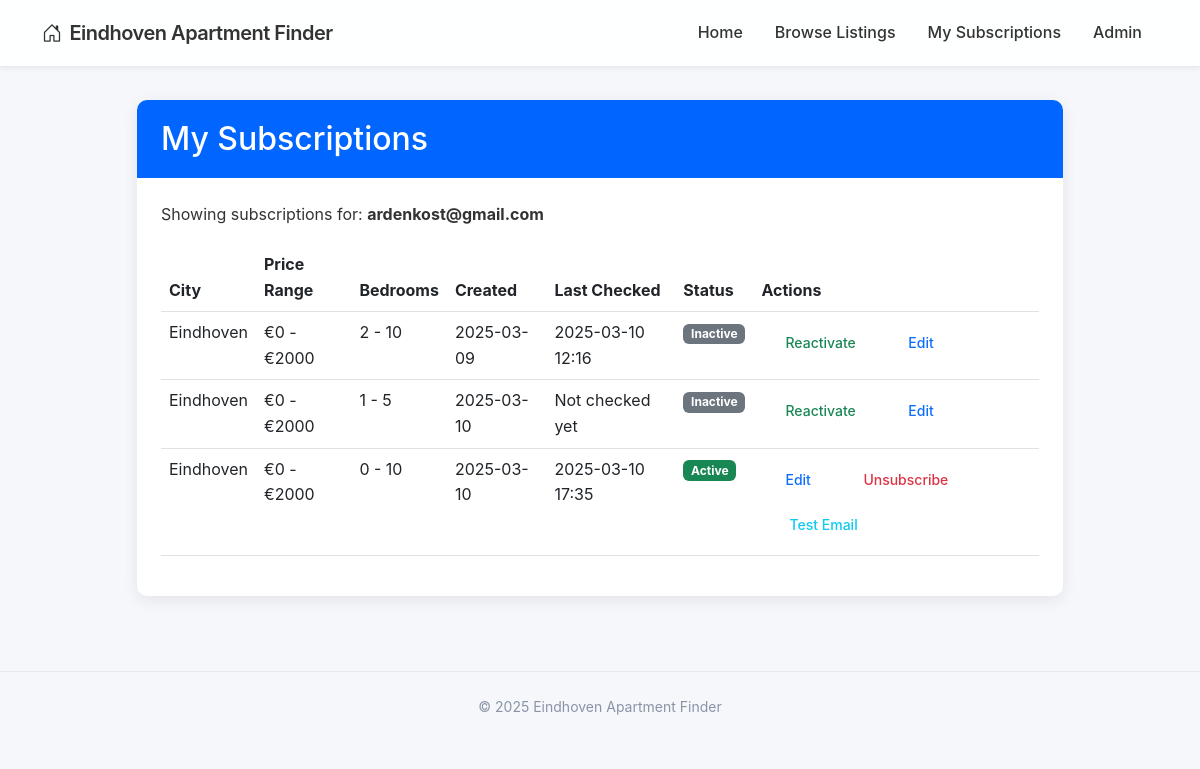
/subscriptions?email=ardenkost@gmail.com, run on the app's committed database.
### app/models.py (models this page shows, shortened)
class User(db.Model):
    id = db.Column(db.Integer, primary_key=True)
    email = db.Column(db.String(120), index=True, unique=True, nullable=False)
    created_at = db.Column(db.DateTime, default=datetime.utcnow)
    subscriptions = db.relationship('Subscription', backref='user', lazy='dynamic')

class Subscription(db.Model):
    id = db.Column(db.Integer, primary_key=True)
    min_price = db.Column(db.Integer, default=0)
    max_price = db.Column(db.Integer, default=5000)
    min_bedrooms = db.Column(db.Integer, default=0)
    max_bedrooms = db.Column(db.Integer, default=10)
    active = db.Column(db.Boolean, default=True)
    created_at = db.Column(db.DateTime, default=datetime.utcnow)
    last_checked = db.Column(db.DateTime, nullable=True)
    user_id = db.Column(db.Integer, db.ForeignKey('user.id'), nullable=False)
    city_id = db.Column(db.Integer, db.ForeignKey('city.id'), nullable=False)
    listings = db.relationship('Listing', backref='subscription', lazy='dynamic')

class City(db.Model):
    id = db.Column(db.Integer, primary_key=True)
    name = db.Column(db.String(50), nullable=False, unique=True)
    url_name = db.Column(db.String(50), nullable=False, unique=True)  # For use in URLs
    base_url = db.Column(db.String(200), nullable=False)  # Base URL for scraping
    active = db.Column(db.Boolean, default=True)
    created_at = db.Column(db.DateTime, default=datetime.utcnow)
    subscriptions = db.relationship('Subscription', backref='city', lazy='dynamic')
    listings = db.relationship('Listing', backref='city', lazy='dynamic')

### app/routes.py (the view)
@main_bp.route('/subscriptions')
def subscriptions():
    email = request.args.get('email', '')
    if not email:
        return render_template('subscriptions.html', subscriptions=None)
    user = User.query.filter_by(email=email).first()
    if not user:
        flash('No subscriptions found for this email.', 'info')
        return render_template('subscriptions.html', subscriptions=None)
    return render_template('subscriptions.html', subscriptions=user.subscriptions,
                          email=email, City=City)

### app/routes.py (called while the page is built)
@main_bp.before_request
def before_request():
    g.now = datetime.now()

### app/templates/subscriptions.html (shortened to what this page needs)
{% extends "base.html" %}
{% block content %}
<div class="row justify-content-center">
    <div class="col-md-10">
        <div class="card">
            <div class="card-header bg-primary text-white">
                <h2 class="mb-0">My Subscriptions</h2>
            </div>
            <div class="card-body">
                {% if not email %}
                    <div class="alert alert-info">
                        Please enter your email to view your subscriptions.
                    </div>
                    <form action="{{ url_for('main.subscriptions') }}" method="GET">
                        <div class="input-group mb-3">
                            <input type="email" name="email" class="form-control" placeholder="Enter your email">
                            <button type="submit" class="btn btn-primary">Search</button>
                        </div>
                    </form>
                {% else %}
                    <p>Showing subscriptions for: <strong>{{ email }}</strong></p>
                    <div class="table-responsive">
                        <table class="table table-hover">
                            <thead>
                                <tr>
                                    <th>City</th>
                                    <th>Price Range</th>
                                    <th>Bedrooms</th>
                                    <th>Created</th>
                                    <th>Last Checked</th>
                                    <th>Status</th>
                                    <th>Actions</th>
                                </tr>
                            </thead>
                            <tbody>
                                {% for sub in subscriptions %}
                                <tr>
                                    <td>{{ sub.city.name }}</td>
                                    <td>€{{ sub.min_price }} - €{{ sub.max_price }}</td>
                                    <td>{{ sub.min_bedrooms }} - {{ sub.max_bedrooms }}</td>
                                    <td>{{ sub.created_at.strftime('%Y-%m-%d') }}</td>
                                    <td>
                                        {% if sub.last_checked %}
                                            {{ sub.last_checked.strftime('%Y-%m-%d %H:%M') }}
                                        {% else %}
                                            Not checked yet
                                        {% endif %}
                                    </td>
                                    <td>
                                        {% if sub.active %}
                                            <span class="badge bg-success">Active</span>
                                        {% else %}
                                            <span class="badge bg-secondary">Inactive</span>
                                        {% endif %}
                                    </td>
                                    <td>
                                        {% if sub.active %}
                                            <a href="{{ url_for('main.edit_subscription', sub_id=sub.id) }}" class="btn btn-sm btn-outline-primary">Edit</a>
                                            <a href="{{ url_for('main.unsubscribe', sub_id=sub.id) }}" class="btn btn-sm btn-outline-danger">Unsubscribe</a>
                                            <a href="{{ url_for('main.test_email', sub_id=sub.id) }}?email={{ email }}" class="btn btn-sm btn-outline-info ms-1">Test Email</a>
                                        {% else %}
                                            <a href="{{ url_for('main.reactivate', sub_id=sub.id) }}" class="btn btn-sm btn-outline-success">Reactivate</a>
                                            <a href="{{ url_for('main.edit_subscription', sub_id=sub.id) }}" class="btn btn-sm btn-outline-primary">Edit</a>
                                        {% endif %}
                                    </td>
                                </tr>
                                {% endfor %}
                            </tbody>
                        </table>
                    </div>
                {% endif %}
            </div>
        </div>
    </div>
</div>
{% endblock %}

### app/static/css/main.css (style rules this page uses)
:root { --primary-color: #0066ff; --primary-hover: #0052cc; --background-color: #f5f7fa; --card-color: #ffffff; --text-color: #333333; --muted-color: #8a94a6; --border-color: #e5e9f2; --success-color: #00c853; --error-color: #ff3b30; --shadow-sm: 0 2px 5px rgba(0, 0, 0, 0.05); --shadow-md: 0 4px 15px rgba(0, 0, 0, 0.08); --radius-sm: 6px; --radius-md: 10px; --radius-lg: 20px; --transition: all 0.2s ease; }
body { font-family: -apple-system, BlinkMacSystemFont, 'Segoe UI', Roboto, Helvetica, Arial, sans-serif; background-color: var(--background-color); color: var(--text-color); line-height: 1.6; -webkit-font-smoothing: antialiased; }
.card { border: none; border-radius: var(--radius-md); box-shadow: var(--shadow-md); transition: var(--transition); margin-bottom: 25px; overflow: hidden; background-color: var(--card-color); }
.card-header { background-color: var(--card-color); border-bottom: 1px solid var(--border-color); padding: 20px 24px; font-weight: 600; font-size: 18px; }
.card-header.bg-primary { background-color: var(--primary-color) !important; color: white; border-bottom: none; }
.card-body { padding: 24px; }
.btn { border-radius: var(--radius-lg); padding: 12px 24px; font-weight: 500; transition: var(--transition); border: none; }

### data on the page
User: email "ardenkost@gmail.com"
Subscription: city.name "Eindhoven", min_price "0", max_price "2000", min_bedrooms "2", max_bedrooms "10", created_at "2025-03-09", last_checked "2025-03-10 12:16", active "Inactive"
Subscription: city.name "Eindhoven", min_price "0", max_price "2000", min_bedrooms "1", max_bedrooms "5", created_at "2025-03-10", shows "Not checked yet", active "Inactive"
Subscription: city.name "Eindhoven", min_price "0", max_price "2000", min_bedrooms "0", max_bedrooms "10", created_at "2025-03-10", last_checked "2025-03-10 17:35", active "Active"

### other printed values
{{ g.now.year }} "2025"
